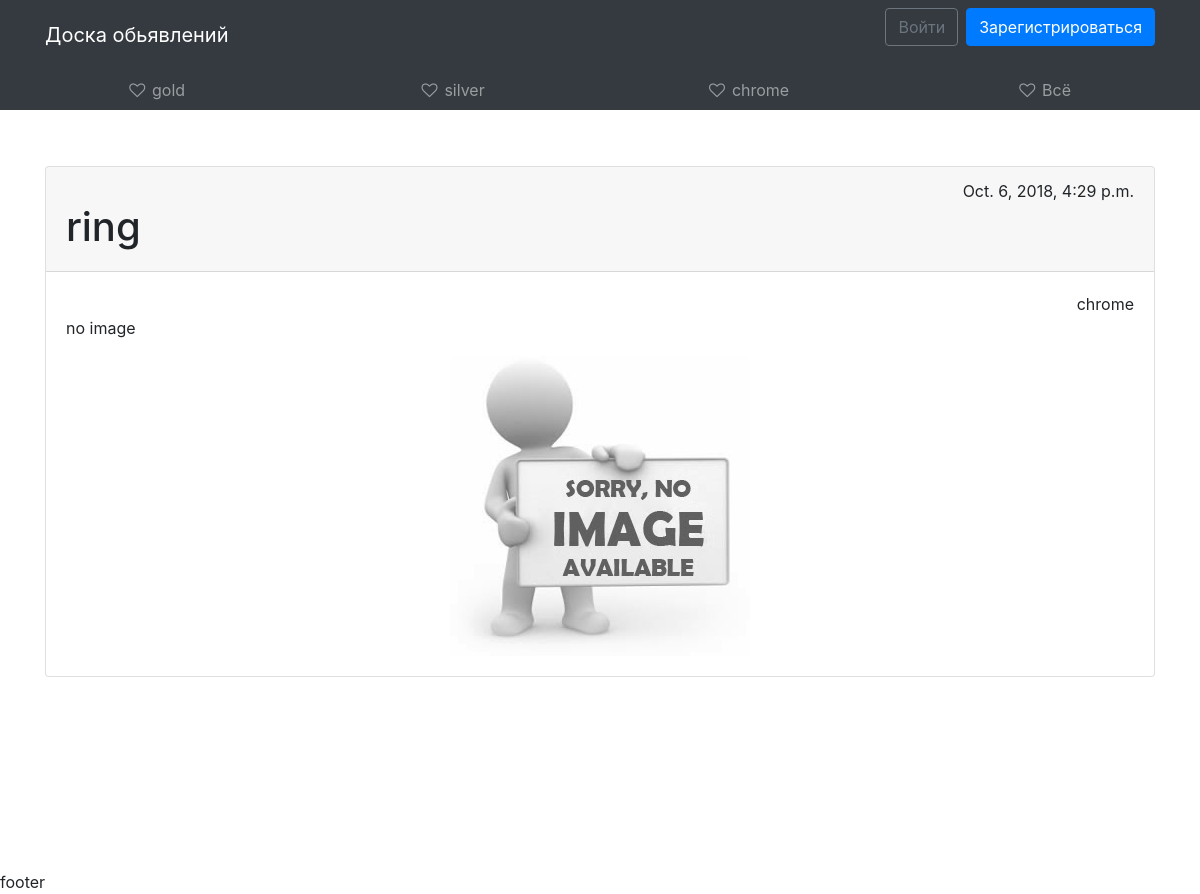
Before: /detail/4 with the older database file.
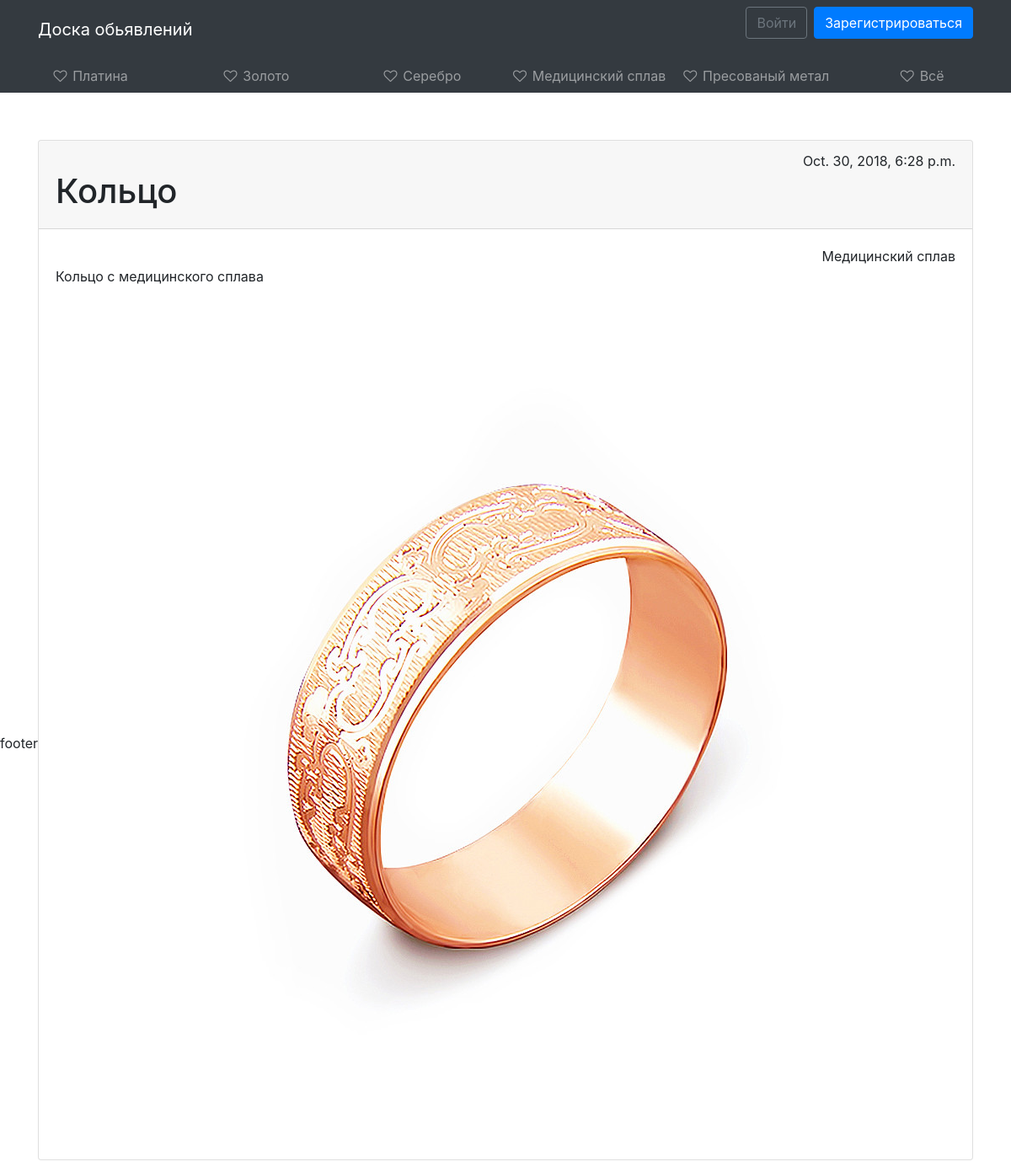
After: the same page with the newer database file.
### core/models.py (models this page shows, shortened)
class Category(models.Model):
    category_name = models.CharField(max_length = 20, blank=False, verbose_name=u'category name')

class Product(models.Model):
    DELETED = 0
    TO_MODERETION = 1
    ACTIVE = 2
    MODERATING = (
        (DELETED, 'Deleted'),
        (TO_MODERETION, 'To moderation'),
        (ACTIVE, 'Active')
    )
    STANDART = 0
    VIP = 1
    TO_VIP = (
        (STANDART, 'Standart'),
        (VIP, 'VIP')
    )
    VIP_MODER = (
        (STANDART, 'OK'),
        (VIP, 'Want VIP')
    )
    product_user = models.ForeignKey(User, on_delete=models.CASCADE, verbose_name=u'user', default='')
    product_category = models.ForeignKey('Category', on_delete=models.DO_NOTHING, verbose_name=u'category', related_name='product')
    product_name = models.CharField(max_length=20, blank=False, verbose_name=u'name')
    product_image = models.ImageField(verbose_name=u'foto', default='images/No-image.jpg')
    product_info = models.TextField(verbose_name=u'info')
    product_price = models.PositiveIntegerField(verbose_name=u'price')
    product_status = models.IntegerField(choices=MODERATING, default=TO_MODERETION, verbose_name=u'status')
    product_vip = models.IntegerField(choices=TO_VIP, default=STANDART, verbose_name=u'VIP status')
    product_vip_moderation = models.IntegerField(choices=VIP_MODER, default=STANDART, verbose_name=u'VIP moderation')
    product_datatime_creation = models.DateTimeField(verbose_name=u'Created', auto_now_add=True)

### core/views.py (the view)
# urls.py: path('detail/<int:pid>', views.detail, name='detail'),
def detail(request, pid):
    context = {}
    context['category'] = Category.objects.all()
    context['product'] = Product.objects.get(id=pid)
    return render(request, template_name='core/detail.html', context=context)

### templates/core/detail.html (shortened to what this page needs)
{% extends 'base.html' %}
{% load staticfiles %}
{% block content %}
<div class="container">
    <div class="row">
        <div class="col col-12 mt-5">
            <div class="card">
                <div class="card-header">
                    <div class="text-right">
                        <p1>{{ product.product_datatime_creation }}</p1>
                    </div>
                    <h1>{{ product.product_name }}</h1>
                </div>
                <div class="card-body">
                    <div class="text-right">
                        {{ product.product_category.category_name }}
                    </div>
                    <p>{{ product.product_info }}</p>
                    <div class="row justify-content-center">
                        <img src="{{ product.product_image.url }}" alt="..." style="max-width: 100%;">
                    </div>
                </div>
            </div>
        </div>
    </div>
</div>
{% endblock %}

### templates/base.html (shortened to what this page needs)
{% load staticfiles %}
<html lang="en">
<head>
    <link rel="stylesheet" href="https://stackpath.bootstrapcdn.com/bootstrap/4.1.3/css/bootstrap.min.css">
    <link rel="stylesheet" href="https://cdnjs.cloudflare.com/ajax/libs/font-awesome/4.7.0/css/font-awesome.css">
    <link rel="stylesheet" href="{% static '/css/style.css' %}">
</head>
<body>
{% include 'header.html' %}
{% block sidebar %}
<div class="container-fluid h-100">
    <div class="row d-flex flex-row">
        <aside class="col-1 col-md-2 col-lg-12 h-md-100 p-0 bg-dark top">
            <nav class="navbar navbar-expand navbar-dark bg-dark p-0 px-lg-2">
                <div class="collapse navbar-collapse">
                    <ul class="flex-column flex-lg-row navbar-nav w-100 justify-content-center align-items-center align-items-sm-start text-left text-lg-center">
                        {% for item in category %}
                        <li class="nav-item w-100">
                            <a class="nav-link text-truncate" href="{% url 'category' pid=item.id %}"><i class="fa fa-heart-o fa-fw"></i> <span class="d-none d-md-inline">{{ item.category_name }}</span></a>
                        </li>
                        {% endfor %}
                        <li class="nav-item w-100">
                            <a class="nav-link text-truncate" href="{% url 'all' %}"><i class="fa fa-heart-o fa-fw"></i> <span class="d-none d-md-inline">Всё</span></a>
                        </li>
                    </ul>
                </div>
            </nav>
        </aside>
        <main class="col-11 col-md-10 col-lg-12 bg-faded py-2">
            {% endblock %}
            {% block content %}{% endblock %}
        </main>
    </div>
</div>
<div>
    {% include 'footer.html' %}
</div>
</body>
</html>

Changed rows visible on the page:
removed Category: category_name "gold"
removed Category: category_name "silver"
removed Category: category_name "chrome"
added Category: category_name "Платина"
added Category: category_name "Золото"
added Category: category_name "Серебро"
added Category: category_name "Медицинский сплав"
added Category: category_name "Пресованый метал"
changed Product: product_datatime_creation "Oct. 6, 2018, 4:29 p.m." → "Oct. 30, 2018, 6:28 p.m."; product_name "ring" → "Кольцо"; product_category.category_name "chrome" → "Медицинский сплав"; product_info "no image" → "Кольцо с медицинского сплава"; product_image: picture added in place of a placeholder
